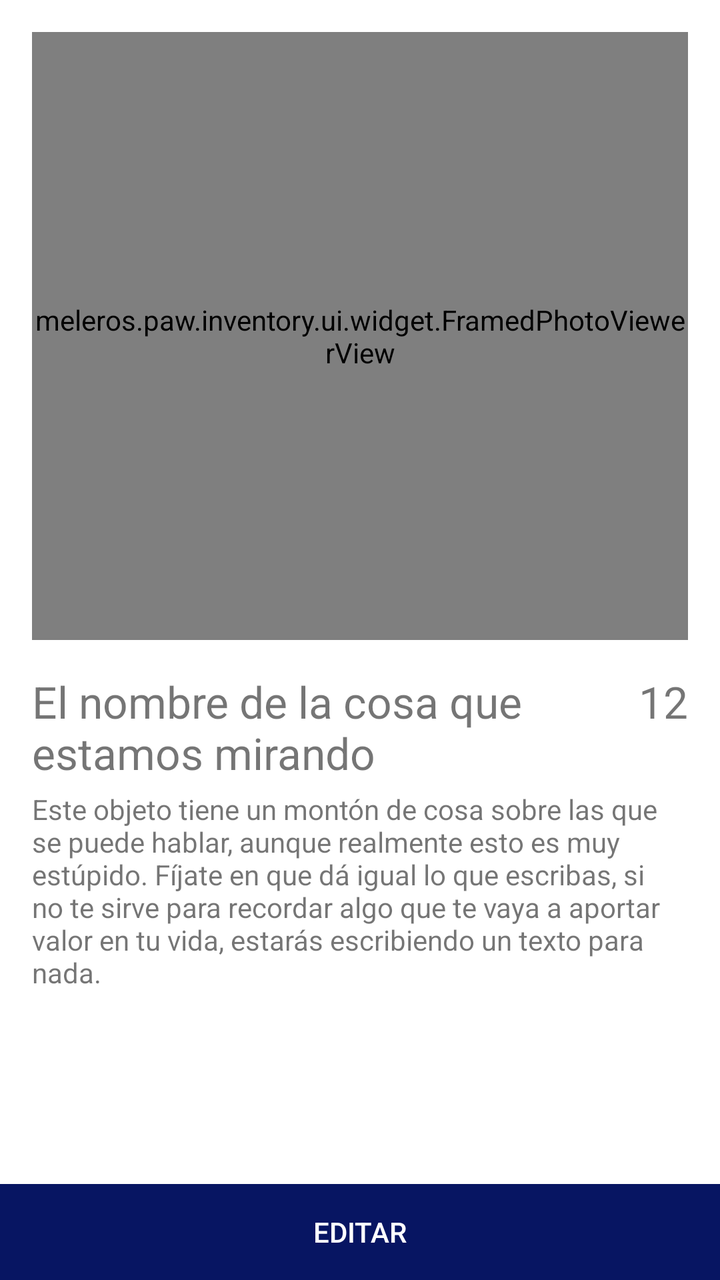
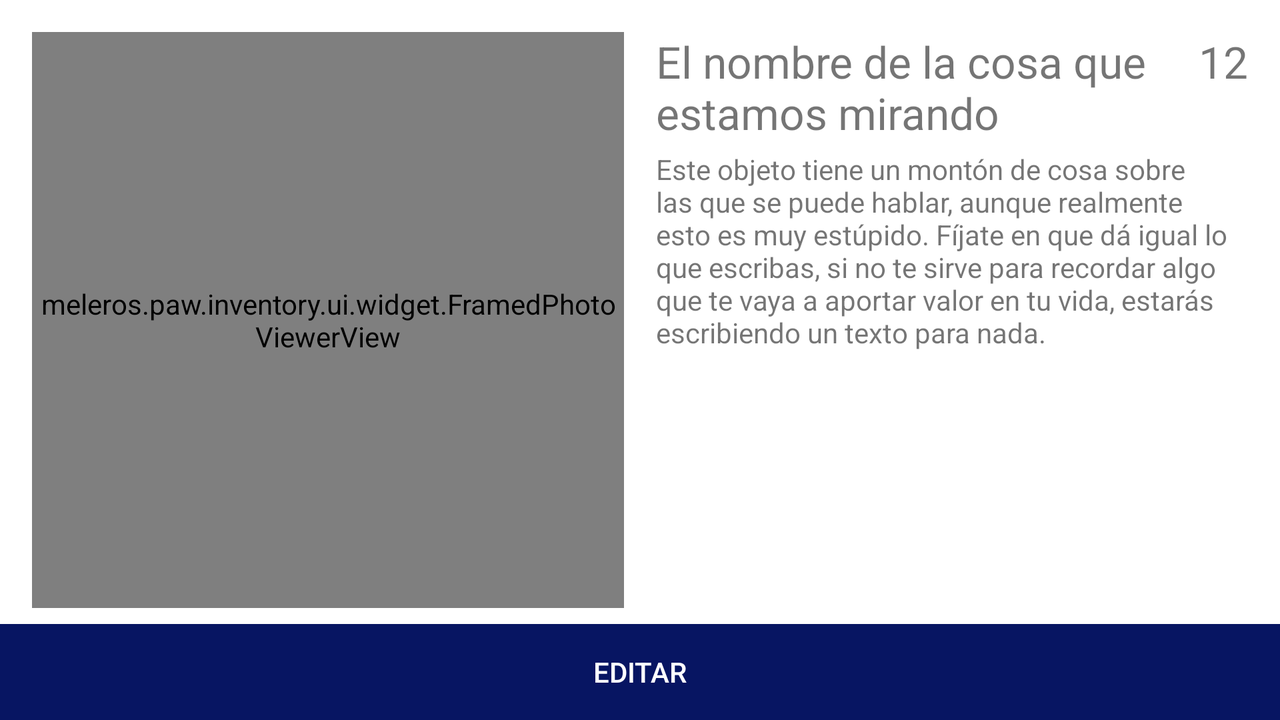

Two renders of one Android screen. The first uses the default layout on a phone; the second uses the alternative layout the repository ships for a different screen configuration, on a matching device. The two XML files are below.
<!-- AndroidManifest.xml: application theme Theme.Inventory -->
<!-- res/layout/fragment_item_detail.xml -->
<?xml version="1.0" encoding="utf-8"?>
<androidx.constraintlayout.widget.ConstraintLayout xmlns:android="http://schemas.android.com/apk/res/android"
  xmlns:app="http://schemas.android.com/apk/res-auto"
  xmlns:tools="http://schemas.android.com/tools"
  android:layout_width="match_parent"
  android:layout_height="match_parent"
  tools:context=".ui.fragment.ItemDetailFragment">

  
  <androidx.constraintlayout.widget.Guideline
    android:id="@+id/guideline__margin_top"
    android:layout_width="0dp"
    android:layout_height="0dp"
    android:orientation="horizontal"
    app:layout_constraintGuide_begin="16dp" />

  <androidx.constraintlayout.widget.Guideline
    android:id="@+id/guideline__margin_start"
    android:layout_width="0dp"
    android:layout_height="0dp"
    android:orientation="vertical"
    app:layout_constraintGuide_begin="16dp" />

  <androidx.constraintlayout.widget.Guideline
    android:id="@+id/guideline__margin_end"
    android:layout_width="0dp"
    android:layout_height="0dp"
    android:orientation="vertical"
    app:layout_constraintGuide_end="16dp" />

  <androidx.constraintlayout.widget.Guideline
    android:id="@+id/guideline__center_horizontal"
    android:layout_width="0dp"
    android:layout_height="0dp"
    android:orientation="horizontal"
    app:layout_constraintGuide_percent="0.5" />
  

  <meleros.paw.inventory.ui.widget.FramedPhotoViewerView
    android:id="@+id/image_viewer__photo"
    android:layout_width="0dp"
    android:layout_height="0dp"
    app:displayControls="false"
    app:layout_constraintBottom_toTopOf="@id/guideline__center_horizontal"
    app:layout_constraintEnd_toStartOf="@id/guideline__margin_end"
    app:layout_constraintStart_toEndOf="@id/guideline__margin_start"
    app:layout_constraintTop_toBottomOf="@id/guideline__margin_top" />

  <TextView
    android:id="@+id/label__item_name"
    android:layout_width="wrap_content"
    android:layout_height="wrap_content"
    android:layout_marginEnd="8dp"
    android:layout_marginTop="16dp"
    android:textIsSelectable="true"
    android:textSize="22sp"
    app:layout_constrainedHeight="true"
    app:layout_constrainedWidth="true"
    app:layout_constraintEnd_toStartOf="@id/label_quantity"
    app:layout_constraintHorizontal_chainStyle="spread_inside"
    app:layout_constraintStart_toEndOf="@id/guideline__margin_start"
    app:layout_constraintTop_toBottomOf="@id/guideline__center_horizontal"
    tools:text="El nombre de la cosa que estamos mirando" />

  <TextView
    android:id="@+id/label_quantity"
    android:layout_width="wrap_content"
    android:layout_height="wrap_content"
    android:textSize="22sp"
    app:layout_constrainedHeight="true"
    app:layout_constrainedWidth="true"
    app:layout_constraintEnd_toStartOf="@id/guideline__margin_end"
    app:layout_constraintStart_toEndOf="@id/label__item_name"
    app:layout_constraintTop_toTopOf="@id/label__item_name"
    tools:text="12" />

  <ScrollView
    android:layout_width="0dp"
    android:layout_height="0dp"
    android:layout_marginBottom="8dp"
    android:layout_marginTop="4dp"
    android:scrollbars="vertical"
    app:layout_constraintBottom_toTopOf="@id/btn__edit_item"
    app:layout_constraintEnd_toEndOf="@id/guideline__margin_end"
    app:layout_constraintStart_toStartOf="@id/guideline__margin_start"
    app:layout_constraintTop_toBottomOf="@id/label__item_name">

    <TextView
      android:id="@+id/label__description"
      android:layout_width="match_parent"
      android:layout_height="wrap_content"
      android:textIsSelectable="true"
      tools:text="Este objeto tiene un montón de cosa sobre las que se puede hablar, aunque realmente esto es muy estúpido. Fíjate en que dá igual lo que escribas, si no te sirve para recordar algo que te vaya a aportar valor en tu vida, estarás escribiendo un texto para nada." />

  </ScrollView>

  <Button
    android:id="@+id/btn__edit_item"
    style="@style/Button"
    android:layout_width="0dp"
    android:layout_height="wrap_content"
    android:text="@string/edit"
    app:layout_constraintBottom_toBottomOf="parent"
    app:layout_constraintEnd_toEndOf="parent"
    app:layout_constraintStart_toStartOf="parent" />

  </androidx.constraintlayout.widget.ConstraintLayout>
<!-- resources referenced by this layout -->
<resources>
  <string name="edit">Editar</string>
  <style name="Button" parent="Widget.AppCompat.Button.Borderless.Colored">
      <item name="android:minHeight">@dimen/min_clickable_area</item>
      <item name="android:minWidth">@dimen/min_clickable_area</item>
      <item name="android:background">@color/primaryColor</item>
      <item name="android:padding">0dp</item>
      <item name="android:textColor">@color/white</item>
    </style>
  <style name="Theme.Inventory" parent="Theme.MaterialComponents.DayNight.DarkActionBar">
      
      <item name="colorPrimary">@color/primaryColor</item>
      <item name="colorPrimaryVariant">@color/primaryVariantColor</item>
      <item name="colorOnPrimary">@color/onPrimaryColor</item>
      
      <item name="colorSecondary">@color/secondaryColor</item>
      <item name="colorSecondaryVariant">@color/secondaryVariantColor</item>
      <item name="colorOnSecondary">#A0E495</item>
      
      <item name="android:statusBarColor">?attr/colorPrimaryVariant</item>
      
    </style>
  <dimen name="min_clickable_area">48dp</dimen>
  <color name="primaryColor">#071562</color>
  <color name="white">#FFFFFFFF</color>
  <color name="primaryVariantColor">#010134</color>
  <color name="onPrimaryColor">@color/white</color>
  <color name="secondaryColor">#445E6D</color>
  <color name="secondaryVariantColor">#4D64E1</color>
</resources>
<!-- res/layout-land/fragment_item_detail.xml (the repository's variant of the layout above) -->
<!-- drawn on the phone turned sideways -->
<?xml version="1.0" encoding="utf-8"?>
<androidx.constraintlayout.widget.ConstraintLayout
  xmlns:android="http://schemas.android.com/apk/res/android"
  xmlns:app="http://schemas.android.com/apk/res-auto"
  xmlns:tools="http://schemas.android.com/tools"
  android:layout_width="match_parent"
  android:layout_height="match_parent"
  tools:context=".ui.fragment.ItemDetailFragment">


  <androidx.constraintlayout.widget.Guideline
    android:id="@+id/guideline__margin_top"
    android:layout_width="0dp"
    android:layout_height="0dp"
    android:orientation="horizontal"
    app:layout_constraintGuide_begin="16dp" />

  <androidx.constraintlayout.widget.Guideline
    android:id="@+id/guideline__margin_start"
    android:layout_width="0dp"
    android:layout_height="0dp"
    android:orientation="vertical"
    app:layout_constraintGuide_begin="16dp" />

  <androidx.constraintlayout.widget.Guideline
    android:id="@+id/guideline__margin_end"
    android:layout_width="0dp"
    android:layout_height="0dp"
    android:orientation="vertical"
    app:layout_constraintGuide_end="16dp" />

  <androidx.constraintlayout.widget.Guideline
    android:id="@+id/guideline__center_horizontal"
    android:layout_width="0dp"
    android:layout_height="0dp"
    android:orientation="vertical"
    app:layout_constraintGuide_percent="0.5" />
  

  <meleros.paw.inventory.ui.widget.FramedPhotoViewerView
    android:id="@+id/image_viewer__photo"
    android:layout_width="0dp"
    android:layout_height="0dp"
    android:layout_marginEnd="8dp"
    android:layout_marginBottom="8dp"
    app:displayControls="false"
    app:layout_constraintBottom_toTopOf="@id/btn__edit_item"
    app:layout_constraintEnd_toStartOf="@id/guideline__center_horizontal"
    app:layout_constraintStart_toEndOf="@id/guideline__margin_start"
    app:layout_constraintTop_toTopOf="@id/guideline__margin_top" />

  <TextView
    android:id="@+id/label__item_name"
    android:layout_width="wrap_content"
    android:layout_height="wrap_content"
    android:layout_marginHorizontal="8dp"
    android:textIsSelectable="true"
    android:textSize="22sp"
    app:layout_constrainedHeight="true"
    app:layout_constrainedWidth="true"
    app:layout_constraintEnd_toStartOf="@id/label_quantity"
    app:layout_constraintHorizontal_chainStyle="spread_inside"
    app:layout_constraintStart_toEndOf="@id/guideline__center_horizontal"
    app:layout_constraintTop_toBottomOf="@id/guideline__margin_top"
    tools:text="El nombre de la cosa que estamos mirando" />

  <TextView
    android:id="@+id/label_quantity"
    android:layout_width="wrap_content"
    android:layout_height="wrap_content"
    android:textSize="22sp"
    app:layout_constrainedHeight="true"
    app:layout_constrainedWidth="true"
    app:layout_constraintEnd_toStartOf="@id/guideline__margin_end"
    app:layout_constraintStart_toEndOf="@id/label__item_name"
    app:layout_constraintTop_toTopOf="@id/label__item_name"
    tools:text="12" />

  <ScrollView
    android:layout_width="0dp"
    android:layout_height="0dp"
    android:layout_marginBottom="8dp"
    android:layout_marginStart="8dp"
    android:layout_marginTop="4dp"
    android:scrollbars="vertical"
    app:layout_constraintBottom_toTopOf="@id/btn__edit_item"
    app:layout_constraintEnd_toEndOf="@id/guideline__margin_end"
    app:layout_constraintStart_toEndOf="@id/guideline__center_horizontal"
    app:layout_constraintTop_toBottomOf="@id/label__item_name">

    <TextView
      android:id="@+id/label__description"
      android:layout_width="match_parent"
      android:layout_height="wrap_content"
      android:textIsSelectable="true"
      tools:text="Este objeto tiene un montón de cosa sobre las que se puede hablar, aunque realmente esto es muy estúpido. Fíjate en que dá igual lo que escribas, si no te sirve para recordar algo que te vaya a aportar valor en tu vida, estarás escribiendo un texto para nada." />

  </ScrollView>

  <Button
    android:id="@+id/btn__edit_item"
    style="@style/Button"
    android:layout_width="0dp"
    android:layout_height="wrap_content"
    android:text="@string/edit"
    app:layout_constraintBottom_toBottomOf="parent"
    app:layout_constraintEnd_toEndOf="parent"
    app:layout_constraintStart_toStartOf="parent" />

  </androidx.constraintlayout.widget.ConstraintLayout>
